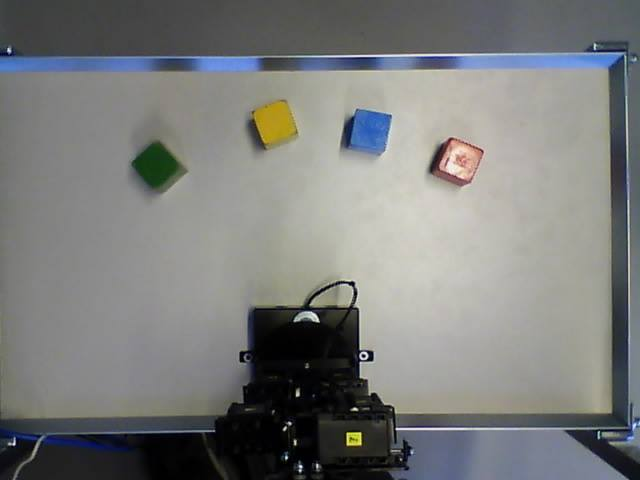
#> input picture build/au_opencv_example/test1.jpg, 640 x 480 px
$ python opencvexample.py   (Python 2 division)   (older library calls are emulated)
#> lines starting #> are read from the running program, lines starting #| are printed output that depends on the picture; after the words box and inside, x2 and y2 are one past the last pixel; in counts of white or black regions, pixels touching at a corner belong together
#!/usr/bin/env python
import cv2
import urllib
import numpy as np
import math

def get_from_webcam():
    """
    Fetches an image from the webcam
    """
    print "try fetch from webcam..."
    stream=urllib.urlopen('http://192.168.0.20/image/jpeg.cgi')
    bytes=''
    bytes+=stream.read(64500)
    a = bytes.find('\xff\xd8')
    b = bytes.find('\xff\xd9')

    if a != -1 and b != -1:
        jpg = bytes[a:b+2]
        bytes= bytes[b+2:]
        i = cv2.imdecode(np.fromstring(jpg, dtype=np.uint8),cv2.CV_LOAD_IMAGE_COLOR)
        return i
    else:
        print "did not receive image, try increasing the buffer size in line 13:"

def get_from_file(filename):
    """
    Loads image from file
    """
#> called with filename = 'test1.jpg'
    print "loading from file..."
    return cv2.imread(filename)
#> returned value is the input picture: shape (480, 640, 3); mean B, G, R 123.5, 124.8, 123.4

def get_bricks(contours):
    """
    For each contour in contours
        approximate the contours such that small variations are removed
        calulate the area of the contour
        if the area is within the desired range we append the box points to the
        bricks.
    """
    bricks = []
    #b = bytes.find('\xff\xd9')
    for cnt in contours:
        epsilon = 0.1*cv2.arcLength(cnt,True)
        approx = cv2.approxPolyDP(cnt,epsilon,True)
        rect = cv2.minAreaRect(approx)
        area = cv2.contourArea(approx)
        box = cv2.cv.BoxPoints(rect)
        box = box = np.int0(box)
        if area > 100 and area < 5000:
            bricks.append(box)
    return bricks


def extract_single_color_range(image,hsv,lower,upper):
    """
    Calculates a mask for which all pixels within the specified range is set to 1
    the ands this mask with the provided image such that color information is
    still present, but only for the specified range
    """
    mask = cv2.inRange(hsv, lower, upper)
    res = cv2.bitwise_and(image,image, mask= mask)
    return res

def threshold_image(image,debug=False):
    """
    Thresholds the image within the desired range and then dilates with a 3x3 matrix
    such that small holes are filled. Afterwards the 'blobs' are closed using a
    combination of dilate and erode
    """
    ret,th1 = cv2.threshold(image,50,255,cv2.THRESH_BINARY)
    if debug: cv2.imshow('th1',th1)
    resdi = cv2.dilate(th1,np.ones((3,3),np.uint8))
    if debug: cv2.imshow('dilated',resdi)
    closing = cv2.morphologyEx(resdi, cv2.MORPH_CLOSE,np.ones((5,5),np.uint8))
    if debug: cv2.imshow('closing',closing)

    return closing

def contours(image,debug=False):
    """
    Extract the contours of the image by first converting it to grayscale and then
    call findContours
    """
    #b = bytes.find('\xff\xd9')
    imgray = cv2.cvtColor(image,cv2.COLOR_BGR2GRAY)
    if debug: cv2.imshow('gray_scale_contour',imgray)
    contours, hierarchy = cv2.findContours(imgray,cv2.RETR_TREE,cv2.CHAIN_APPROX_SIMPLE)

    return contours,hierarchy


def do_full(image,hsv,upper,lower,debug=True):
    """
    Main methods for processing an image and detect rectangles in the given
    hsv color range

    set debug to True in order to show the intermediate images
    """
    single_color_img = extract_single_color_range(image,hsv,lower,upper)
    if debug:
        cv2.imshow('single_color_img',single_color_img)
    single_channel = threshold_image(single_color_img,debug)
    if debug:
        cv2.imshow('single_channel',single_channel)
    cont,hierarchy = contours(single_channel,debug)

    if debug:
        #b = bytes.find('\xff\xd9')
        for i,cnt in enumerate(cont):
            cv2.drawContours(single_channel,cont,i,(255,0,0),2)
    if debug: cv2.imshow('contours',single_channel)

    return get_bricks(cont)

def show_bricks(image,bricks,color):
    for b in bricks:
        cv2.drawContours(image,[b],0,color,2)

image = get_from_file('test1.jpg')
#image = get_from_webcam()
cv2.imshow('raw',image)

hsv = cv2.cvtColor(image, cv2.COLOR_BGR2HSV)
#> hsv: shape (480, 640, 3); mean H, S, V 46.6, 25.4, 129.2

lower_blue = np.array([100,50,50])
upper_blue = np.array([130,255,255])

lower_green = np.array([35,50,50])
upper_green = np.array([90,255,255])

lower_yellow = np.array([20,50,50])
upper_yellow = np.array([30,255,255])

lower_red1 = np.array([0,50,50])
upper_red1 = np.array([20,255,255])

lower_red2 = np.array([155,50,50])
upper_red2 = np.array([179,255,255])

lower_black = np.array([0,0,0])
upper_black = np.array([180,255,50])


blue_bricks = do_full(image,hsv,upper_blue,lower_blue)
#> in extract_single_color_range, `mask = cv2.inRange(hsv, lower, upper)`:
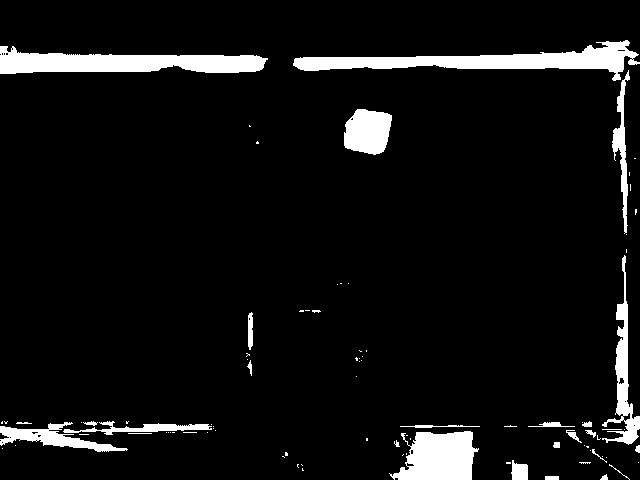
#> mask: shape (480, 640); 6.8% white; 90 white regions (63 under 20 px)
#> in extract_single_color_range, `res = cv2.bitwise_and(image,image, mask= mask)`:
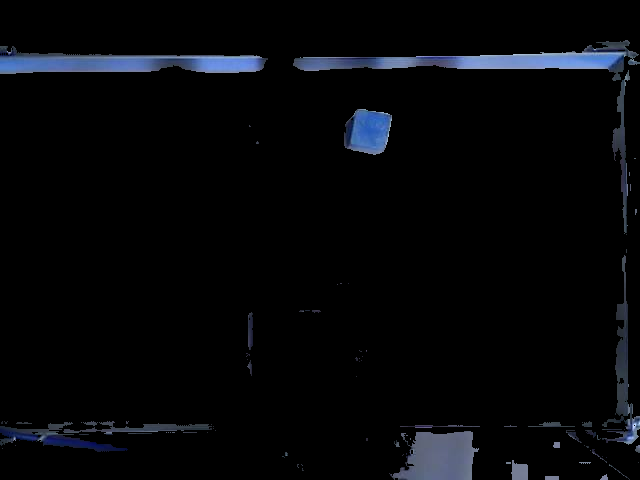
#> res: shape (480, 640, 3); mean B, G, R 9, 6.5, 5.4
#> in threshold_image, `ret,th1 = cv2.threshold(image,50,255,cv2.THRESH_BINARY)`:
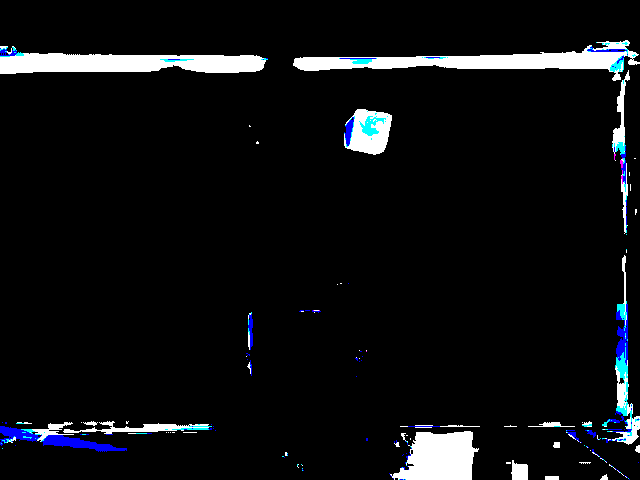
#> th1: shape (480, 640, 3); mean B, G, R 17.3, 15.3, 14
#> in threshold_image, `resdi = cv2.dilate(th1,np.ones((3,3),np.uint8))`:
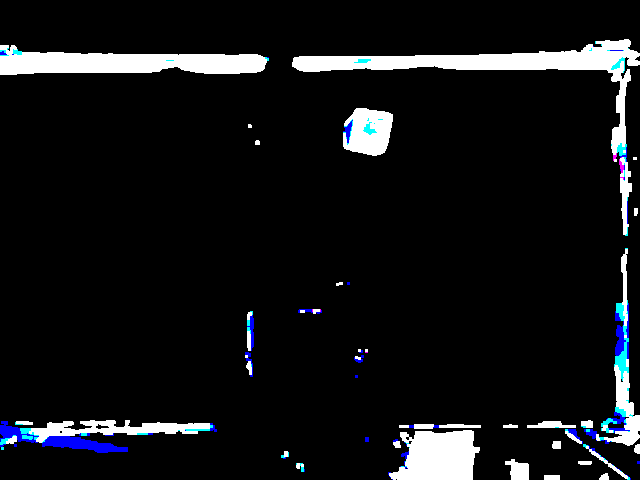
#> resdi: shape (480, 640, 3); mean B, G, R 22.1, 20, 18.8
#> in contours, `imgray = cv2.cvtColor(image,cv2.COLOR_BGR2GRAY)`:
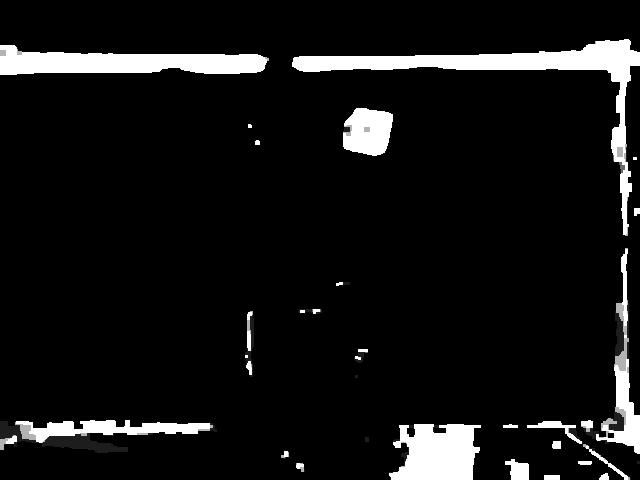
#> imgray: shape (480, 640); min 0, max 255, mean 20.6
#> in contours, `contours, hierarchy = cv2.findContours(imgray,cv2.RETR_TREE,cv2.CHAIN_..`: contours = 29 contours, 6 with area under 20; largest, box (x1, y1, x2, y2) and area: (292, 39, 640, 236) 6950, (0, 45, 269, 75) 4966, (388, 424, 481, 480) 4030, (0, 420, 217, 453) 3304, (581, 248, 640, 454) 2830
#> in do_full, `cont,hierarchy = contours(single_channel,debug)`: cont has the same summary as contours in contours
#> the loop in do_full, `for i,cnt in enumerate(cont):` made 29 passes
#> cnt on passes 1, 4, 9, 16, 24: [[544, 475], [544, 479], [559, 479], [559, 475]], [[637, 461], [637, 463], [639, 463], [639, 461]], [[365, 437], [365, 441], [368, 441], [368, 437]], [[355, 375], [355, 377], [357, 377], [357, 375]], [[633, 157], [633, 159], [636, 159], [636, 157]]
#> after the loop in do_full, `for i,cnt in enumerate(cont):`:
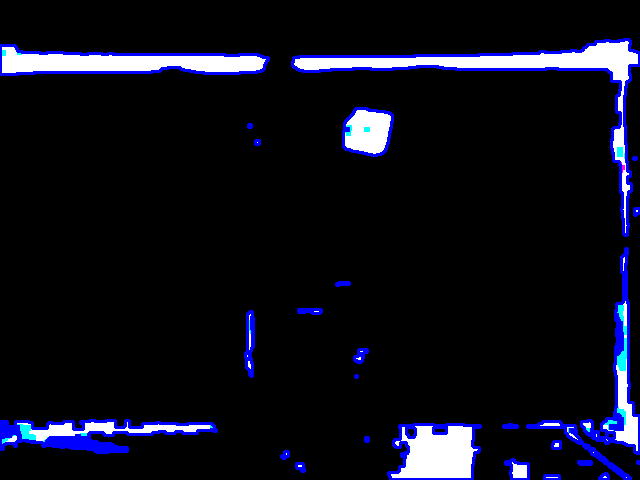
#> single_channel: shape (480, 640, 3); mean B, G, R 26.6, 14.6, 13.9
#> the loop in get_bricks, `for cnt in contours:` made 29 passes
#> (epsilon, approx, rect, area, box) on passes 1, 2, 3, 6: (3.8, [[544, 475], [544, 479], [559, 479], [559, 475]], ((551.5, 477), (4, 15), -90), 60, [[559, 479], [544, 479], [544, 475], [559, 475]]), (2.71, [[607, 473], [599, 479], [608, 479]], ((604.6, 478.2), (10, 5.4), -36.87), 27, [[602, 483], [599, 479], [607, 473], [610, 477]]), (2.97, [[296, 463], [304, 471], [303, 464]], ((301.5, 465.5), (4.24, 11.31), -45), 24, [[304, 471], [296, 463], [299, 460], [307, 468]]), (8.39, [[505, 461], [511, 479], [528, 479], [527, 463]], ((516.5, 470), (18, 23), -90), 328, [[528, 479], [505, 479], [505, 461], [528, 461]])
#> after the loop in get_bricks, `for cnt in contours:`: bricks = [[[528, 479], [505, 479], [505, 461], [528, 461]], [[480, 479], [390, 479], [390, 425], [480, 425]], [[383, 156], [344, 148], [352, 105], [392, 114]]]
#> blue_bricks has the same summary as bricks in get_bricks
# [10 lines of commented-out code are left out]
show_bricks(image,blue_bricks,(255,0,0))
#> the loop in show_bricks, `for b in bricks:` made 3 passes
#> b on passes 1 to 3: [[528, 479], [505, 479], [505, 461], [528, 461]], [[480, 479], [390, 479], [390, 425], [480, 425]], [[383, 156], [344, 148], [352, 105], [392, 114]]
#> after the loop in show_bricks, `for b in bricks:`:
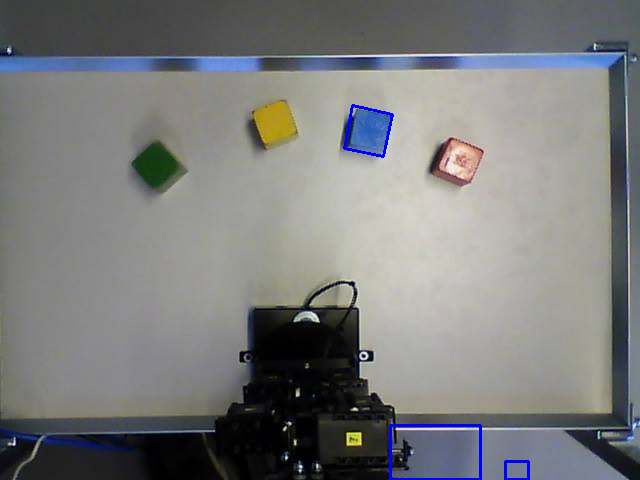
#> image: shape (480, 640, 3); 0.48% of pixels changed, all inside (x1, y1, x2, y2) = (343, 104, 530, 480)
# [4 lines of commented-out code are left out]

cv2.imshow('result',image)
cv2.imwrite('result.jpg',image)
key = cv2.waitKey(0)
#> (key Esc is pressed here)
if key == 27:
    exit(0)
#> (the program exits here)

$ run again, with build/au_opencv_example/test2.jpg copied over build/au_opencv_example/test1.jpg
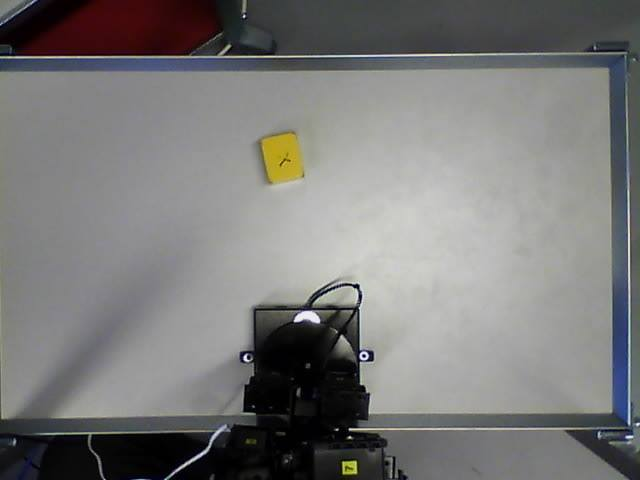
#> input picture build/au_opencv_example/test2.jpg, 640 x 480 px
#> in get_from_file, returned value is the input picture: shape (480, 640, 3); mean B, G, R 120.7, 121.4, 121.9
#> hsv: shape (480, 640, 3); mean H, S, V 52.4, 22.8, 124.7
#> mask: shape (480, 640); 3% white; 112 white regions (94 under 20 px)
#> contours = 42 contours, 16 with area under 20; largest, box (x1, y1, x2, y2) and area: (575, 45, 640, 444) 6568, (0, 43, 273, 72) 3668, (351, 56, 442, 63) 394, (207, 423, 232, 445) 223, (32, 420, 65, 433) 194
#> cont has the same summary as contours in contours
#> the loop in do_full, `for i,cnt in enumerate(cont):` made 42 passes
#> cnt on passes 1, 2, 3, 6, 9, 13, 26, 27: [[145, 478], [145, 479], [151, 479], [151, 478]], [[130, 478], [130, 479], [139, 479], [139, 478]], [[163, 477], [163, 479], [165, 479], [165, 477]], [[336, 466], [336, 469], [338, 469], [338, 466]], [[595, 448], [595, 450], [597, 450], [597, 448]], [[111, 429], [111, 431], [127, 431], [127, 429]], [[314, 57], [314, 59], [321, 59], [321, 57]], [[541, 56], [541, 59], [543, 59], [543, 56]]
#> after the loop in do_full, `for i,cnt in enumerate(cont):`:
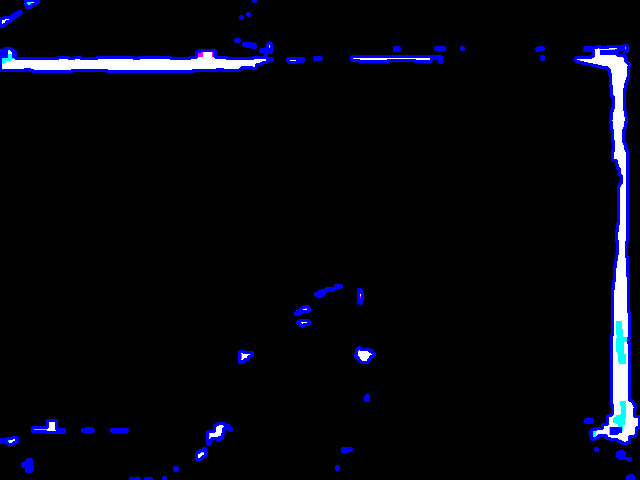
#> single_channel: shape (480, 640, 3); mean B, G, R 14.1, 6.6, 6.1
#> the loop in get_bricks, `for cnt in contours:` made 42 passes
#> (epsilon, approx, rect, area, box) on passes 7 to 8: (3.99, [[28, 459], [22, 466], [31, 471]], ((28.69, 464.6), (9.03, 10.3), -60.95), 46.5, [[30, 471], [21, 466], [26, 458], [35, 463]]), (3.99, [[617, 453], [630, 460], [622, 451]], ((624.5, 454.7), (4.13, 14.76), -61.7), 30.5, [[630, 460], [617, 453], [618, 449], [631, 456]])
#> after the loop in get_bricks, `for cnt in contours:`: bricks = [[[206, 443], [200, 434], [224, 418], [230, 427]], [[63, 431], [31, 427], [33, 417], [65, 421]], [[370, 362], [354, 356], [358, 347], [374, 353]]]
#> blue_bricks has the same summary as bricks in get_bricks
#> the loop in show_bricks, `for b in bricks:` made 3 passes
#> b on passes 1 to 3: [[206, 443], [200, 434], [224, 418], [230, 427]], [[63, 431], [31, 427], [33, 417], [65, 421]], [[370, 362], [354, 356], [358, 347], [374, 353]]
#> after the loop in show_bricks, `for b in bricks:`:
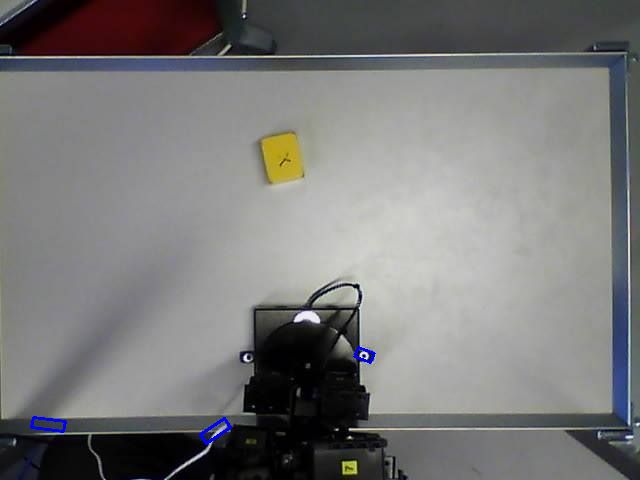
#> image: shape (480, 640, 3); 0.2% of pixels changed, all inside (x1, y1, x2, y2) = (30, 346, 376, 445)
